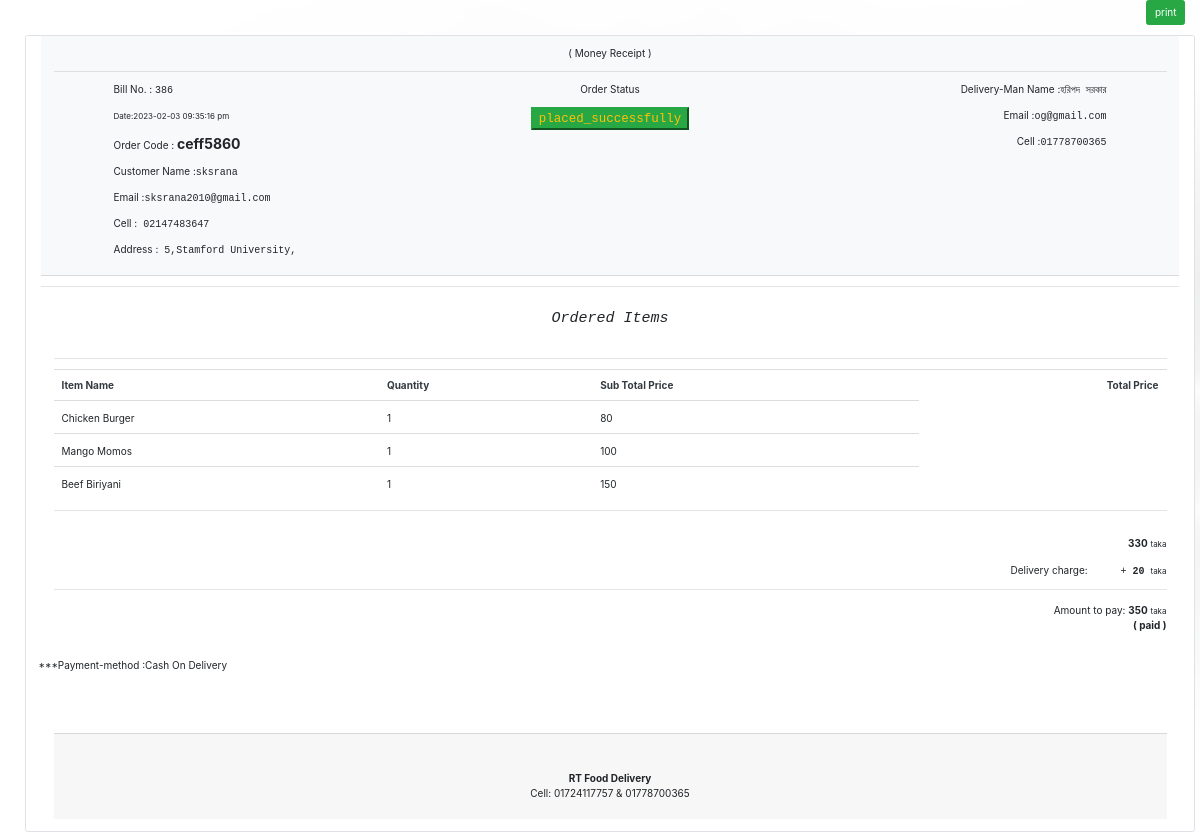
Page /admin/money_receipt.php?order_code=ceff5860 (signed in) on the committed database.
### tables this page shows
CREATE TABLE `confirm_order` (
  `confirm_order_id` int(255) NOT NULL,
  `user_id` int(255) NOT NULL,
  `order_code` varchar(255) NOT NULL,
  `total_money` int(200) NOT NULL,
  `order_status` varchar(20) NOT NULL,
  `delivery_man_id` varchar(13) NOT NULL,
  `order_processed_by` int(255) NOT NULL,
  `order_date` date DEFAULT NULL,
  `order_time` varchar(255) DEFAULT NULL,
  `delivered_time` varchar(255) NOT NULL
);

CREATE TABLE `users` (
  `user_id` int(11) NOT NULL,
  `first_name` varchar(32) NOT NULL,
  `last_name` varchar(32) NOT NULL,
  `username` varchar(32) NOT NULL,
  `mobile_number` int(11) NOT NULL,
  `email` varchar(255) NOT NULL,
  `user_image` text NOT NULL,
  `house_no` int(255) NOT NULL,
  `street` varchar(255) NOT NULL,
  `city` varchar(20) NOT NULL,
  `password` varchar(255) NOT NULL,
  `user_role` varchar(20) NOT NULL,
  `pass_proteect` varchar(255) NOT NULL DEFAULT '$2y$10$iusesomecrazystrings22',
  `token` varchar(255) NOT NULL,
  `status` varchar(20) NOT NULL
);

CREATE TABLE `order_list` (
  `order_id` int(11) NOT NULL,
  `user_id` int(11) NOT NULL,
  `order_item_id` int(10) NOT NULL,
  `ordered_item_name` varchar(20) NOT NULL,
  `ordered_item_price` int(11) NOT NULL,
  `quantity` int(20) NOT NULL,
  `total_price` int(255) NOT NULL,
  `order_date` date NOT NULL,
  `order_status` varchar(11) NOT NULL,
  `order_code` varchar(255) NOT NULL
);

### include/function.php (called while the page is built, shortened)
<?php include "db.php" ;
?>
<?php
function connection($query){
    global $connect;
    return mysqli_query($connect,$query);
}
  ?>

### admin/money_receipt.php (the view, shortened to what this page needs)
<?php  include "./admin_page/db.php";
 ?>
<?php  INCLUDE "../include/function.php"  ; ?>
<!DOCTYPE html>
<html lang="en">
<head>
<link rel="stylesheet" href="https://maxcdn.bootstrapcdn.com/bootstrap/3.3.7/css/bootstrap.min.css">
    <link rel="stylesheet" href="https://cdn.jsdelivr.net/npm/bootstrap@4.1.3/dist/css/bootstrap.min.css">
    <link rel="stylesheet" type="text/css" href="css/style.css">
</head>
<body
class="container-fluid background rounded-left rounded-right min-vw-100">
<?php
if(isset($_GET['order_code'])){
    $order_code = $_GET['order_code'] ;
    $rules ="SELECT * FROM confirm_order WHERE   order_code='$order_code'";
    $new =mysqli_query($connect,$rules) ;
    while($views=mysqli_fetch_assoc($new)){
        $confirm_id =  $views['confirm_order_id'];
        $order_date=$views['order_date'];
        $delivery_man_id=$views['delivery_man_id'];
        $order_time=$views['order_time'];
        $status=$views['order_status']  ;
        $user_id =$views['user_id'] ;
     $rule ="SELECT * FROM `order_list` WHERE  order_code='$order_code' ";
     $nnews =mysqli_query($connect,$rule) ;?>
<p class="text-right">
    <button class="btn btn-success"  onclick=" window.print(); " >print</button>
    </p>
<div class="container-fluid card border  ml-3  print-data">
        <div class="card-header bg-light">
            <div class="row">
                <div class="col-lg-12 mt-1">
                    <?php
                           if($status =='delivered' || $status == 'placed_successfully' || $_SESSION['user_role'] =='admin' || $_SESSION['user_role'] =='moderator'): ?>
                    <p class="text-center">( Money Receipt )</p>
                    <?php endif; ?>
                    <hr>
                </div>
            </div>
            <div class="row">
                <div class="col-lg-4">
            <?php    if($status =='delivered'  ||   $_SESSION['user_role'] =='admin'  || $_SESSION['user_role'] =='moderator'): ?>
                    <p class="text-left ml-5 pl-5">Bill No. : <samp><?php echo $confirm_id ;?></p></samp>
                    <?php endif; ?>
                    <p class="text-left ml-5 pl-5"><small>Date:<?php echo $order_date ." ".$order_time; ?></small></p>
                    <p class="text-left ml-5 pl-5"> Order Code : <b class="font-weight-bolder" style="font-size: 14px">  <?php echo $order_code ;?></b></p>
                    <?php
                    $ll="SELECT * FROM users WHERE user_id='$user_id'";
                                 $kk=connection($ll);
                                while($jj=mysqli_fetch_assoc($kk)){
                                $username =$jj['username'];
                                $c_mobile_number =$jj['mobile_number'];
                                $MAIL=$jj['email'];
                                $house =$jj['house_no'];
                                 $street =$jj['street'];
                                $city =$jj['city'];
                                $addresses = $house . ",". $street . ", ".$city ; ?>
                            <p class="text-left ml-5 pl-5">Customer Name :<samp><?php echo $username ; ?></samp></p>
                             <?php   } ?>
                    <p class="text-left ml-5 pl-5">Email :<samp><?php echo $MAIL; ?></samp></p>
                    <p class="text-left ml-5 pl-5">Cell :<samp><?php echo " 0".$c_mobile_number; ?></samp></p>
                    <p class="text-left ml-5 pl-5">Address :<samp><?php echo " ".$addresses ; ?></samp></p>
                </div>
                <div class="col-lg-4 container-fluid display-5">
                    <p class="text-center">Order Status </p>
                    <h5 class="text-center  "><button class="btn-success text-warning font-weight-bolder"><samp><?php echo $status; ?></samp></button></h5>
                     </div>
               <?php if(($status == 'ON_THE_WAY' || $status == 'placed_successfully'  || $status == 'delivered') || $_SESSION['user_role'] =='customer' ||  $_SESSION['user_role'] =='admin'  || $_SESSION['user_role'] =='moderator'){  ?>
                <div class="col-lg-4">
                     <?php   $delivery="SELECT * FROM users WHERE user_id='$delivery_man_id'";
                     $ok=connection($delivery);
                     while($details=mysqli_fetch_assoc($ok)){
                        $d_man_name=$details['username'];
                        $d_man_email=$details['email'];
                        $d_man_mobile_number=$details['mobile_number']
                     ?>
                    <p class="text-right mr-5 pr-5">Delivery-Man Name :<samp><?php echo $d_man_name; ?></samp></p>
                    <p class="text-right mr-5 pr-5">Email :<samp><?php echo $d_man_email; ?></samp></p>
                    <p class="text-right mr-5 pr-5">Cell :<samp>0<?php echo $d_man_mobile_number;?></samp></p>
                        <?php } }
                                ?>
                </div>
            </div>
        </div>
            <hr>
        <?php
            }?>
                                <div class="card-body">
                                            <div class="">
                                                <h4 class="font-italic font-weight-bolder text-monospace text-center ">Ordered Items
                                                </h4>
                                                <br>
                                                <hr>
                                                        <table class="table table-hover border-bottom-3 table-borderless container-fluid bg-transparent">
                                                                <tr class="text-dark">
                                                                <th>Item Name</th>
                                                                <th>Quantity</th>
                                                                <th>Sub Total Price</th>
                                                                <th class="text-right">Total Price</th>
                                                                </tr>
                                                                <tbody><samp>
                                                                <?php
                                                                while($view=mysqli_fetch_assoc($nnews)){
                                                                    $item_name =  $view['ordered_item_name'];
                                                                    $Quantity =  $view['quantity'];
                                                                    $Total_price =  $view['total_price'];
                                                                echo "<tr class=' border-bottom-3'>" ;
                                                                echo "<td class='mt-3 pt-3'>{$item_name}</td>";
                                                                echo "<td class='mt-3 pt-3'>{$Quantity}</td>";
                                                                echo "<td class='mt-3 pt-3 '>{$Total_price}</td>"; ?>
                                                                </tr>
                                                                <?php         } ?>
                                                                </tbody>
                                                    </table>
                                                    <?php
                                                                $queryyy = "SELECT SUM(total_price) AS total_money FROM order_list WHERE order_code='$order_code'";
                                                                    $M =mysqli_query($connect,$queryyy);
                                                                    while ($values=mysqli_fetch_assoc($M)) {
                                                                        $total_money = $values['total_money'];
                                                                    ?>
                                                                <hr>
                                                                <div class="row">
                                                                    <div class="col-lg-12">
                                                                    <br>                             <p  class="text-right  ml-3 pl-3">  <b> <?php echo " ".$total_money; ?></b></samp> <small>taka</small></p>
                                                                                                    <p  class="text-right mt-3 pt-1 ml-3 pl-3">Delivery charge:       <samp class=" font-weight-bolder ml-5"> + <b>20</b> </samp> <small>taka</small> </p><hr>
                                                                                                    <p  class="text-right mt-3 pt-1 ml-3 pl-3">Amount to pay:     <b><?php echo " ".$total_money +20; ?></b></samp> <small>taka</small>
                                                                                                            <?php
                                                                                                              if(($status == 'placed_successfully'  || $status == 'delivered')){  ?>
                                                                                                               <br> <b>( paid )</b>
                                                                                                            <?php } ?>
                                                                                                    </p>
                                                                                                </div>
                                                                        <?php } ?>
                                                                        <br>***Payment-method :Cash On Delivery
                                                                </div>
                                                                        </div>
                                                                 <br>
                                                                 <br>
                                                                 <br>
                                                                 <br>
                                                            <div class="card-footer d-flex justify-content-center">
                                                                <div class="row">
                                                                        <p class="text-center mt-5"><b>
                                                                            RT Food Delivery
                                                                        </b><br>
                                                                        Cell: 01724117757 & 01778700365
                                                                    </p>
                                                                </div>
                                                            </div>
        </div>
    </div>
<?php }?>
</body>

### admin/css/style.css (style rules this page uses)
.background { background-image: url('../img/background.png'); background-size: cover; background-attachment: fixed; background-repeat: no-repeat; }
body { margin: 0%; padding: 0%; background-image: url('../img/background.png'); background-size: cover; background-attachment: fixed; background-repeat: no-repeat; }
html, body { min-height: 100%; }

### admin/money_receipt.php (style rules this page uses)
.background { background-image: url('../img/background.png'); background-size: cover; background-attachment: fixed; background-repeat: no-repeat; }

### rows in the picture
confirm_order: shows "( Money Receipt )", confirm_order_id "386", order_date "2023-02-03", order_time "09:35:16 pm", user.email "sksrana2010@gmail.com", user.mobile_number "2147483647", user.city "5,Stamford University,", order_status "placed_successfully"
users: username "sksrana"
users: username "হরিপদ সরকার", email "og@gmail.com", mobile_number "1778700365"
order_list: ordered_item_name "Chicken Burger", quantity "1", total_price "80"
order_list: ordered_item_name "Mango Momos", quantity "1", total_price "100"
order_list: ordered_item_name "Beef Biriyani", quantity "1", total_price "150"

### other values in the picture
$total_money "330"
$total_money +20 "350"
